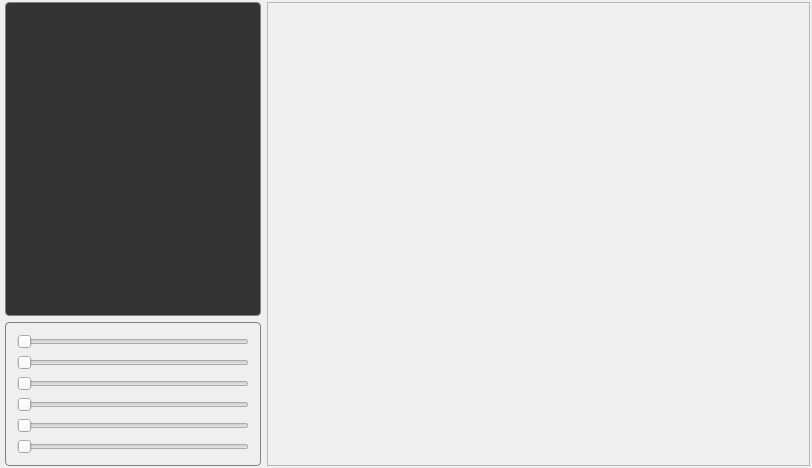
<?xml version="1.0" encoding="UTF-8"?>
<ui version="4.0">
 <class>MainWindow</class>
 <widget class="QMainWindow" name="MainWindow">
  <property name="geometry">
   <rect>
    <x>0</x>
    <y>0</y>
    <width>812</width>
    <height>468</height>
   </rect>
  </property>
  <property name="windowTitle">
   <string>MainWindow</string>
  </property>
  <property name="styleSheet">
   <string notr="true">QGroupBox {
    border: 1px solid grey;
    border-radius: 4px;
    margin-top: 0.5em;
    font-weight: bold;
}

QGroupBox::title {
    subcontrol-origin: margin;
    left: 10px;
    padding: 0 3px 0 3px;
}
</string>
  </property>
  <property name="unifiedTitleAndToolBarOnMac">
   <bool>false</bool>
  </property>
  <widget class="QWidget" name="centralWidget">
   <layout class="QVBoxLayout" name="verticalLayout">
    <property name="leftMargin">
     <number>2</number>
    </property>
    <property name="topMargin">
     <number>2</number>
    </property>
    <property name="rightMargin">
     <number>2</number>
    </property>
    <property name="bottomMargin">
     <number>2</number>
    </property>
    <item>
     <layout class="QHBoxLayout" name="horizontalLayout" stretch="0,5">
      <item>
       <layout class="QVBoxLayout" name="verticalLayout_left" stretch="10,1">
        <property name="leftMargin">
         <number>3</number>
        </property>
        <property name="bottomMargin">
         <number>0</number>
        </property>
        <item>
         <widget class="QPlainTextEdit" name="plain_text_log">
          <property name="styleSheet">
           <string notr="true">QPlainTextEdit { 
    border: 1px solid grey;
    border-radius: 4px;
    font: Ubuntu mono;
    font-size: 12px;
	background-color: #333;
    color: #00aa33;
}
</string>
          </property>
          <property name="readOnly">
           <bool>true</bool>
          </property>
          <property name="textInteractionFlags">
           <set>Qt::NoTextInteraction</set>
          </property>
         </widget>
        </item>
        <item alignment="Qt::AlignTop">
         <widget class="QGroupBox" name="slider_groupbox">
          <property name="title">
           <string/>
          </property>
          <layout class="QVBoxLayout" name="verticalLayout_3">
           <item>
            <widget class="QSlider" name="horizontalSlider_0">
             <property name="orientation">
              <enum>Qt::Horizontal</enum>
             </property>
            </widget>
           </item>
           <item>
            <widget class="QSlider" name="horizontalSlider_1">
             <property name="maximum">
              <number>100</number>
             </property>
             <property name="orientation">
              <enum>Qt::Horizontal</enum>
             </property>
             <property name="tickPosition">
              <enum>QSlider::NoTicks</enum>
             </property>
            </widget>
           </item>
           <item>
            <widget class="QSlider" name="horizontalSlider_2">
             <property name="maximum">
              <number>100</number>
             </property>
             <property name="orientation">
              <enum>Qt::Horizontal</enum>
             </property>
             <property name="tickPosition">
              <enum>QSlider::NoTicks</enum>
             </property>
            </widget>
           </item>
           <item>
            <widget class="QSlider" name="horizontalSlider_3">
             <property name="maximum">
              <number>100</number>
             </property>
             <property name="orientation">
              <enum>Qt::Horizontal</enum>
             </property>
             <property name="tickPosition">
              <enum>QSlider::NoTicks</enum>
             </property>
            </widget>
           </item>
           <item>
            <widget class="QSlider" name="horizontalSlider_4">
             <property name="maximum">
              <number>100</number>
             </property>
             <property name="orientation">
              <enum>Qt::Horizontal</enum>
             </property>
             <property name="tickPosition">
              <enum>QSlider::NoTicks</enum>
             </property>
            </widget>
           </item>
           <item>
            <widget class="QSlider" name="horizontalSlider_5">
             <property name="maximum">
              <number>100</number>
             </property>
             <property name="orientation">
              <enum>Qt::Horizontal</enum>
             </property>
             <property name="tickPosition">
              <enum>QSlider::NoTicks</enum>
             </property>
            </widget>
           </item>
           <item>
            <spacer name="verticalSpacer">
             <property name="orientation">
              <enum>Qt::Vertical</enum>
             </property>
             <property name="sizeHint" stdset="0">
              <size>
               <width>20</width>
               <height>40</height>
              </size>
             </property>
            </spacer>
           </item>
          </layout>
          <zorder>horizontalSlider_4</zorder>
          <zorder>horizontalSlider_2</zorder>
          <zorder>horizontalSlider_5</zorder>
          <zorder>horizontalSlider_3</zorder>
          <zorder>verticalSpacer</zorder>
          <zorder>horizontalSlider_1</zorder>
          <zorder>horizontalSlider_0</zorder>
         </widget>
        </item>
       </layout>
      </item>
      <item>
       <widget class="QScrollArea" name="scrollArea">
        <property name="widgetResizable">
         <bool>true</bool>
        </property>
        <widget class="QWidget" name="scrollAreaWidgetContents">
         <property name="geometry">
          <rect>
           <x>0</x>
           <y>0</y>
           <width>538</width>
           <height>460</height>
          </rect>
         </property>
        </widget>
       </widget>
      </item>
     </layout>
    </item>
   </layout>
  </widget>
 </widget>
 <layoutdefault spacing="6" margin="11"/>
 <resources/>
 <connections/>
</ui>
